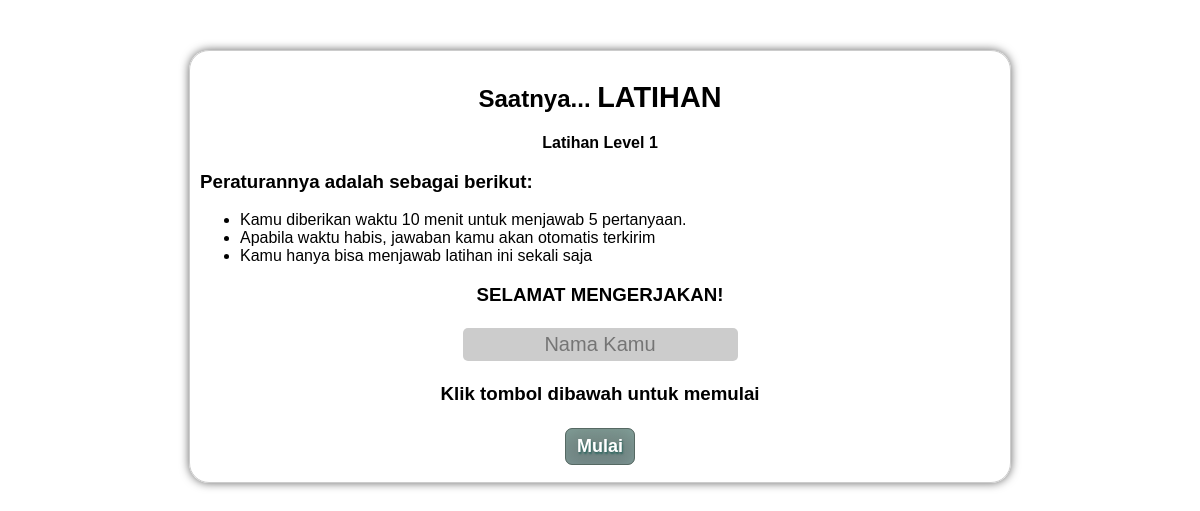
The page /modul/kuis/index.php on the database its author committed.
### tables this page shows
CREATE TABLE IF NOT EXISTS `quizes` (
  `id` int(11) NOT NULL AUTO_INCREMENT,
  `quiz_id` int(11) NOT NULL,
  `quiz_name` varchar(50) NOT NULL,
  `total_questions` int(11) NOT NULL,
  `display_questions` int(11) NOT NULL,
  `time_allotted` int(11) NOT NULL,
  `set_default` int(1) NOT NULL,
  PRIMARY KEY (`id`)
);

### modul/kuis/index.php (the view, shortened to what this page needs)
<?php
    $index_selecting_quiz = mysql_query("SELECT quiz_id, display_questions, time_allotted, quiz_name
                                    FROM quizes WHERE set_default=1");
    $index_selecting_quiz_row = mysql_fetch_array($index_selecting_quiz);
    $index_selecting_quiz_num = mysql_num_rows($index_selecting_quiz);
    $total_questions = preg_replace('/[^0-9]/', "", $index_selecting_quiz_row['display_questions']);
    $total_time = preg_replace('/[^0-9]/', "", $index_selecting_quiz_row['time_allotted']);
    $quizName = $index_selecting_quiz_row['quiz_name'];
    if($index_selecting_quiz_num>0)
    	$first_item = 'Kamu diberikan waktu '.$total_time.' menit untuk menjawab '.$total_questions.' pertanyaan.';
    else
    	$first_item = '<strong>Sorry, but it seems there are no quizzes Available right now!</strong>';
?>
<!doctype html>
<html lang="en">
    <head>
        <link rel="stylesheet" type="text/css" href="css/master.css">
    </head>
    <body style="font-family: Arial;">
        <div id="main_body" align="center">
            <h2>Saatnya... <big>LATIHAN</big></h2>
            <strong><?php echo $quizName; ?> </strong>
            <h3 align="left">Peraturannya adalah sebagai berikut:</h3>
            <div align="left">
                <ul>
                    <li><?php echo $first_item; ?></li>
                    <li>Apabila waktu habis, jawaban kamu akan otomatis terkirim</li>
                    <li>Kamu hanya bisa menjawab latihan ini sekali saja</li>
                </ul>
            </div>
            <h3>SELAMAT MENGERJAKAN!</h3>
            <form id="myForm" name="onlyForm" action="quiz.php" method="POST">
                <table align="center">
                    <tr>
                        <td align="center">
                            <input type="text" name="rollno" placeholder="Nama Kamu" autofocus/>
                        </td>
                    </tr>
                    <tr>
                        <td align="center">
                            <h3>Klik tombol dibawah untuk memulai</h3>
                        </td>
                    </tr>
                    <tr>
                        <td align="center">
                            <a href="javascript:submit();" class="myButton">Mulai</a>
                        </td>
                    </tr>
                    <tr>
                        <td>
                        </td>
                    </tr>
                </table>
            </form>
        </div><br><br><br><br><br><br>
    </body>
</html>

### modul/kuis/css/master.css (style rules this page uses)
body { text-align: center; margin: auto; margin-top: 0px; background-color: sRGB(241,241,241); }
#main_body { width: 800px; margin: auto; padding: 10px; border-radius: 20px; box-shadow: 0px 0px 10px #666666; border: 1px solid #CCCCCC; position: relative; top: 50px; }
input { padding: 5px; text-align: center; border-radius: 5px; background-color: #cccccc; border-width: 0px; font-size: 20px; }
.myButton { -moz-box-shadow:inset -1px -1px 25px -10px #91b8b3; -webkit-box-shadow:inset -1px -1px 25px -10px #91b8b3; box-shadow:inset -1px -1px 25px -10px #91b8b3; background:-webkit-gradient(linear, left top, left bottom, color-stop(0.05, #768d87), color-stop(1, #6c7c7c)); background:-moz-linear-gradient(top, #768d87 5%, #6c7c7c 100%); background:-webkit-linear-gradient(top, #768d87 5%, #6c7c7c 100%); background:-o-linear-gradient(top, #768d87 5%, #6c7c7c 100%); background:-ms-linear-gradient(top, #768d87 5%, #6c7c7c 100%); background:linear-gradient(to bottom, #768d87 5%, #6c7c7c 100%); filter:progid:DXImageTransform.Microsoft.gradient(startColorstr='#768d87', endColorstr='#6c7c7c',GradientType=0); background-color:#768d87; -moz-border-radius:7px; -webkit-border-radius:7px; border-radius:7px; border:1px solid #566963; display:inline-block; cursor:pointer; color:#ffffff; font-family:arial; font-size:18px; font-weight:bold; padding:7px 11px; text-decoration:none; text-shadow:1px 2px 2px #2b665e; }

### rows shown on the page
quizes: quiz_name "Latihan Level 1", first_item "Kamu diberikan waktu 10 menit untuk menjawab 5 pertanyaan."
